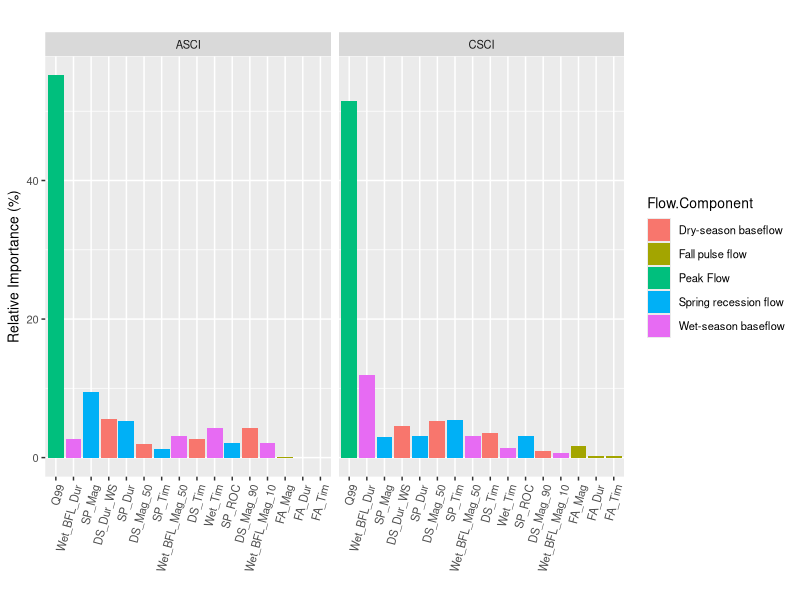
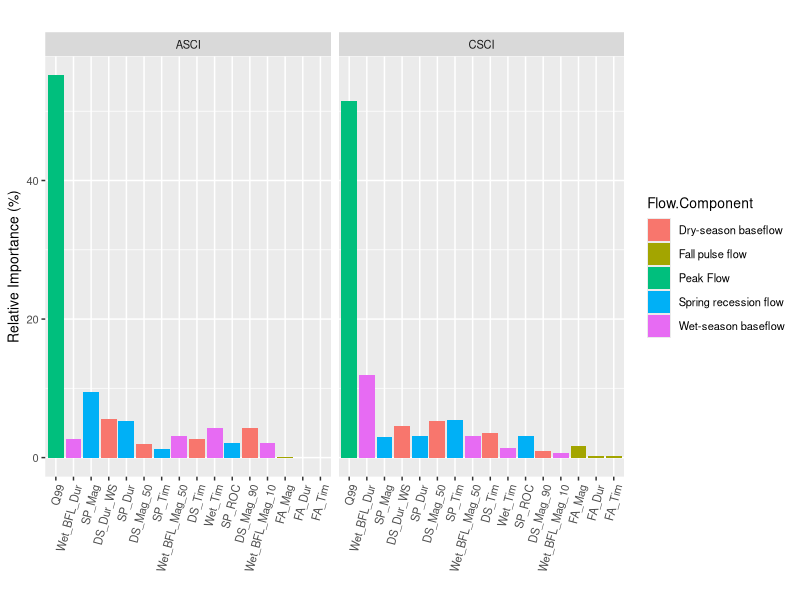

These charts were generated, in order, by the following R code:
### brt figure

library(tidyverse)

out.dir <- "output_data/Manuscript/Figures/"
### CSCI 
gbm_fin_RI_csci <- read.csv("models/05_rel_imp_csci_labels_n1.csv")
gbm_fin_RI_asci <- read.csv("models/05_rel_imp_asci_labels_n1.csv")

gbm_fin_RI_csci <- gbm_fin_RI_csci %>%
  mutate(Index = "CSCI")

gbm_fin_RI_asci <- gbm_fin_RI_asci %>%
  mutate(Index = "ASCI")

gbm_fin_RI <- rbind(gbm_fin_RI_csci, gbm_fin_RI_asci)

gbm_fin_RI


c1 <- ggplot(data=gbm_fin_RI, aes(x=reorder(var,-rel.inf), y=rel.inf, fill = Flow.Component)) +
  geom_bar(stat="identity") +
  theme(text = element_text(size=10), axis.text.x = element_text(angle = 75, vjust = 1, hjust=1))+
  # scale_x_continuous(limits = c(0, 35)) +
  facet_wrap(~Index) +
  labs(title = "",
       x = "",
       y = "Relative Importance (%)") #+ theme_bw(base_size = 15)
c1

out.filename <- paste0(out.dir,"05_rel_imp_csci_asci_bar_plot_n1.jpg")
ggsave(c1, file = out.filename, dpi=300, height=4, width=6)

